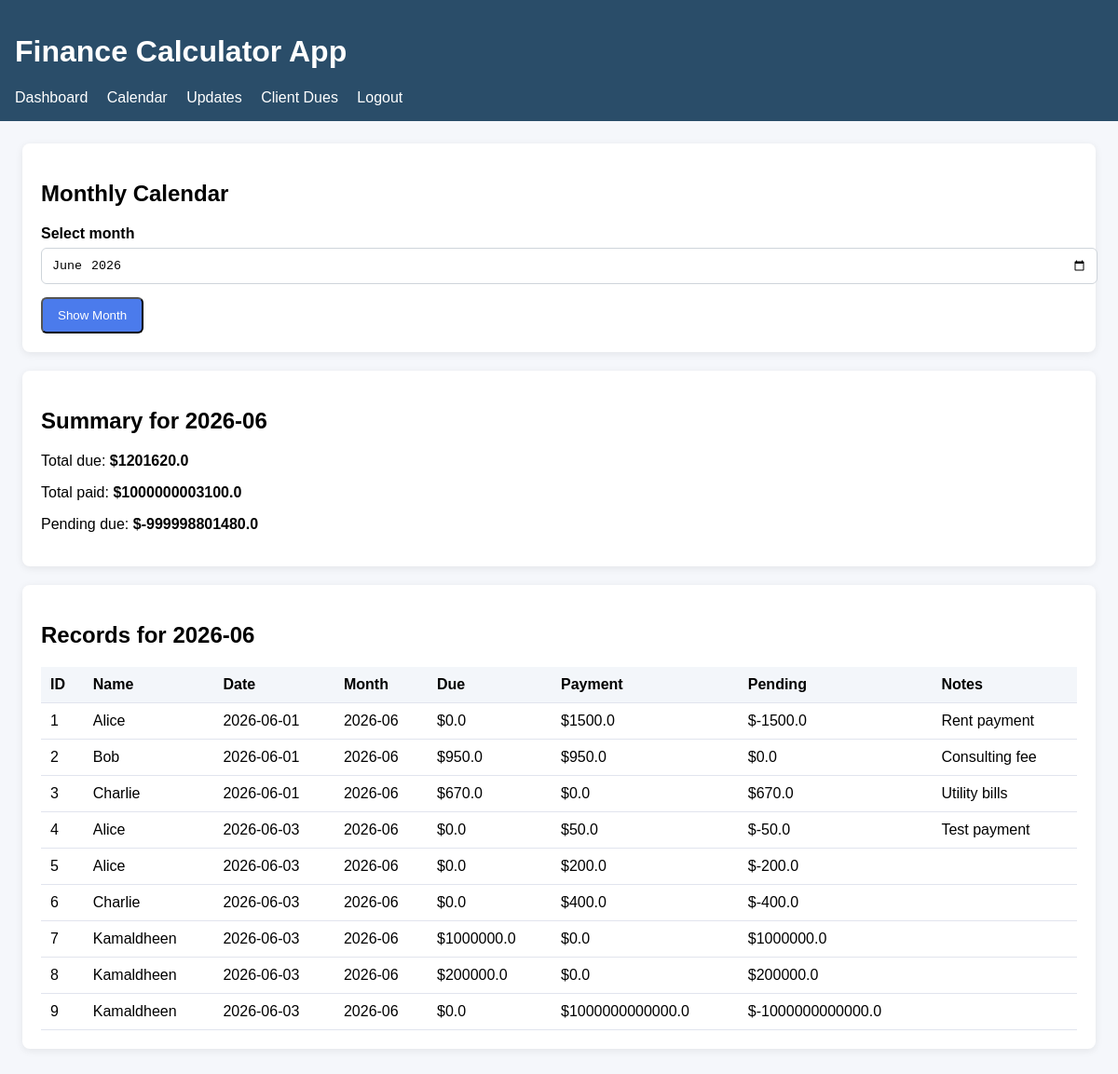
The app's page /calendar (signed in) with its own data.
### tables this page shows
CREATE TABLE finance_records (
                id INTEGER PRIMARY KEY AUTOINCREMENT,
                name TEXT NOT NULL,
                transaction_date TEXT NOT NULL,
                month TEXT NOT NULL,
                due_amount REAL NOT NULL DEFAULT 0,
                payment_amount REAL NOT NULL DEFAULT 0,
                notes TEXT
            );

### app (1).py (the view)
@app.route('/calendar')
@login_required
def calendar():
    selected_month = request.args.get('month')
    if not selected_month:
        selected_month = date.today().strftime('%Y-%m')
    records = fetch_all_records()
    month_records = [record for record in records if record['month'] == selected_month]
    total_due = sum(record['due_amount'] for record in month_records)
    total_paid = sum(record['payment_amount'] for record in month_records)
    total_pending = total_due - total_paid
    return render_template(
        'calendar.html',
        records=month_records,
        selected_month=selected_month,
        total_due=total_due,
        total_paid=total_paid,
        total_pending=total_pending,
    )

### app (1).py (called while the page is built)
def get_db_connection():
    conn = sqlite3.connect(DB_PATH)
    conn.row_factory = sqlite3.Row
    return conn

def fetch_all_records():
    conn = get_db_connection()
    rows = conn.execute('SELECT * FROM finance_records ORDER BY id').fetchall()
    conn.close()
    return [dict(row) for row in rows]

def login_required(view):
    @wraps(view)
    def wrapped_view(*args, **kwargs):
        if not session.get('user'):
            return redirect(url_for('login'))
        return view(*args, **kwargs)
    return wrapped_view

### templates/calendar.html (shortened to what this page needs)
{% extends 'base.html' %}
{% block content %}
  <div class="card">
    <h2>Monthly Calendar</h2>
    <form method="get" action="{{ url_for('calendar') }}">
      <div class="form-group">
        <label for="month">Select month</label>
        <input id="month" name="month" type="month" value="{{ selected_month }}" required />
      </div>
      <button class="button" type="submit">Show Month</button>
    </form>
  </div>
  <div class="card">
    <h2>Summary for {{ selected_month }}</h2>
    <p>Total due: <strong>${{ total_due }}</strong></p>
    <p>Total paid: <strong>${{ total_paid }}</strong></p>
    <p>Pending due: <strong>${{ total_pending }}</strong></p>
  </div>
  <div class="card">
    <h2>Records for {{ selected_month }}</h2>
    <table>
      <thead>
        <tr>
          <th>ID</th>
          <th>Name</th>
          <th>Date</th>
          <th>Month</th>
          <th>Due</th>
          <th>Payment</th>
          <th>Pending</th>
          <th>Notes</th>
        </tr>
      </thead>
      <tbody>
        {% for record in records %}
          <tr>
            <td>{{ record.id }}</td>
            <td>{{ record.name }}</td>
            <td>{{ record.transaction_date }}</td>
            <td>{{ record.month }}</td>
            <td>${{ record.due_amount }}</td>
            <td>${{ record.payment_amount }}</td>
            <td>${{ record.due_amount - record.payment_amount }}</td>
            <td>{{ record.notes }}</td>
          </tr>
        {% endfor %}
      </tbody>
    </table>
  </div>
{% endblock %}

### templates/base.html (style rules this page uses)
body { font-family: Arial, sans-serif; margin: 0; padding: 0; background: #f5f7fb; }
.card { background: white; border-radius: 8px; box-shadow: 0 2px 8px rgba(0,0,0,0.08); padding: 20px; margin-bottom: 20px; }
.button { display: inline-block; padding: 10px 16px; background: #4b7bec; color: white; border-radius: 6px; text-decoration: none; }
table { width: 100%; border-collapse: collapse; margin-top: 12px; }
th, td { padding: 10px; border-bottom: 1px solid #e1e4ee; text-align: left; }
th { background: #f3f6fa; }
.form-group { margin-bottom: 14px; }
.form-group label { display: block; margin-bottom: 6px; font-weight: bold; }
.form-group input, .form-group textarea { width: 100%; padding: 10px; border: 1px solid #ced4da; border-radius: 6px; }

### records on screen
finance_records: id "1", name "Alice", transaction_date "2026-06-01", month "2026-06", due_amount "0.0", payment_amount "1500.0", record.due_amount-record.payment_amount "-1500.0", notes "Rent payment"
finance_records: id "2", name "Bob", transaction_date "2026-06-01", month "2026-06", due_amount "950.0", payment_amount "950.0", record.due_amount-record.payment_amount "0.0", notes "Consulting fee"
finance_records: id "3", name "Charlie", transaction_date "2026-06-01", month "2026-06", due_amount "670.0", payment_amount "0.0", record.due_amount-record.payment_amount "670.0", notes "Utility bills"
finance_records: id "4", name "Alice", transaction_date "2026-06-03", month "2026-06", due_amount "0.0", payment_amount "50.0", record.due_amount-record.payment_amount "-50.0", notes "Test payment"
finance_records: id "5", name "Alice", transaction_date "2026-06-03", month "2026-06", due_amount "0.0", payment_amount "200.0", record.due_amount-record.payment_amount "-200.0"
finance_records: id "6", name "Charlie", transaction_date "2026-06-03", month "2026-06", due_amount "0.0", payment_amount "400.0", record.due_amount-record.payment_amount "-400.0"
finance_records: id "7", name "Kamaldheen", transaction_date "2026-06-03", month "2026-06", due_amount "1000000.0", payment_amount "0.0", record.due_amount-record.payment_amount "1000000.0"
finance_records: id "8", name "Kamaldheen", transaction_date "2026-06-03", month "2026-06", due_amount "200000.0", payment_amount "0.0", record.due_amount-record.payment_amount "200000.0"
finance_records: id "9", name "Kamaldheen", transaction_date "2026-06-03", month "2026-06", due_amount "0.0", payment_amount "1000000000000.0", record.due_amount-record.payment_amount "-1000000000000.0"

### other values on screen
{{ selected_month }} "2026-06"
{{ total_due }} "1201620.0"
{{ total_paid }} "1000000003100.0"
{{ total_pending }} "-999998801480.0"
